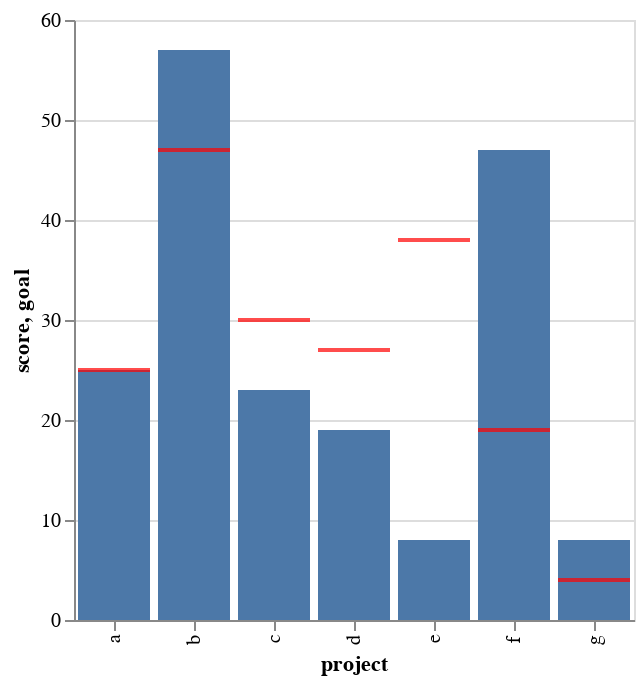

This figure's notebook cell:
### Code cell
import altair as alt
import pandas as pd

source = pd.DataFrame({
    'project': ['a', 'b', 'c', 'd', 'e', 'f', 'g'],
    'score': [25, 57, 23, 19, 8, 47, 8],
    'goal': [25, 47, 30, 27, 38, 19, 4]
})

bar = alt.Chart(source).mark_bar().encode(
    x='project',
    y='score'
).properties(
    width=alt.Step(40) # controls width of bar.
)

tick = alt.Chart(source).mark_tick(
    color='red',
    thickness=2,
    size=40 * 0.9, # controls width of tick.
).encode(
    x='project',
    y='goal'
)

bar + tick

### Figure 1 — Vega-Lite specification as saved in the notebook (floating-point values rounded to 4 significant figures)
{"config": {"view": {"continuousWidth": 400, "continuousHeight": 300}}, "layer": [{"mark": "bar", "encoding": {"x": {"type": "nominal", "field": "project"}, "y": {"type": "quantitative", "field": "score"}}, "width": {"step": 40}}, {"mark": {"type": "tick", "color": "red", "size": 36.0, "thickness": 2}, "encoding": {"x": {"type": "nominal", "field": "project"}, "y": {"type": "quantitative", "field": "goal"}}}], "data": {"name": "data-06453710d60ef955b79014b6d9d13b60"}, "$schema": "https://vega.github.io/schema/vega-lite/v4.8.1.json", "datasets": {"data-06453710d60ef955b79014b6d9d13b60": [{"project": "a", "score": 25, "goal": 25}, {"project": "b", "score": 57, "goal": 47}, {"project": "c", "score": 23, "goal": 30}, {"project": "d", "score": 19, "goal": 27}, {"project": "e", "score": 8, "goal": 38}, {"project": "f", "score": 47, "goal": 19}, {"project": "g", "score": 8, "goal": 4}]}}
